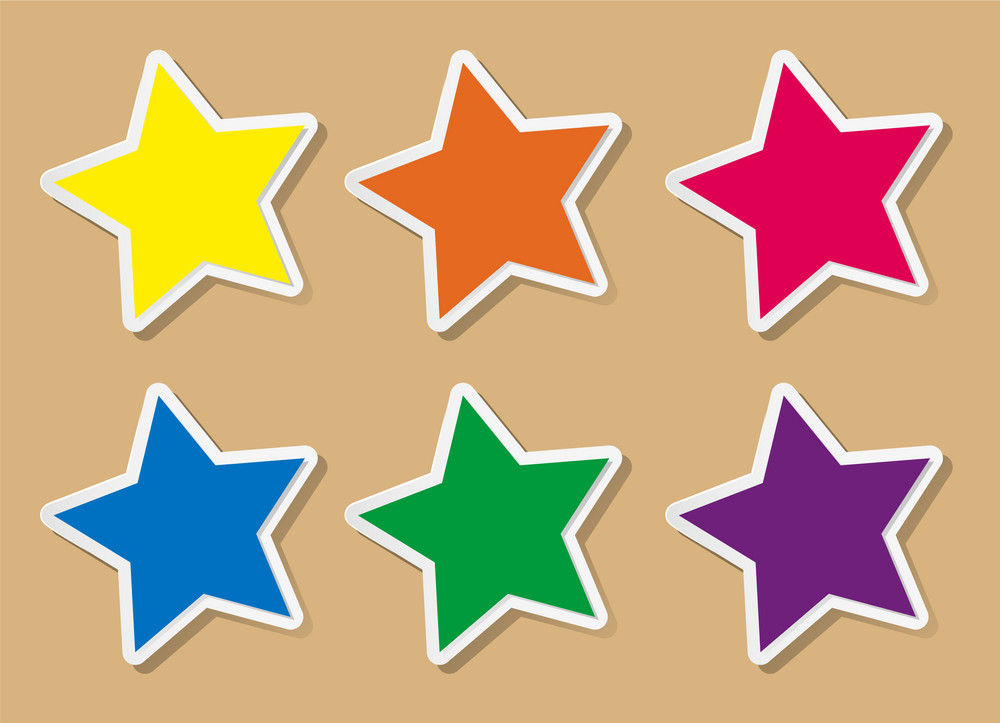
#> input picture src/image.png, 1000 x 723 px, found by its file name
$ python ex1_g.py
#> lines starting #> are read from the running program, lines starting #| are printed output that depends on the picture; after the words box and inside, x2 and y2 are one past the last pixel; in counts of white or black regions, pixels touching at a corner belong together
### src/insert.py
import cv2
def insertID(image,ID):

    # image = cv2.imread(path)


    # font
    font = cv2.FONT_HERSHEY_SIMPLEX

    # org
    org = (5,30)

    # fontScale
    fontScale = 1

    # Blue color in BGR
    color = (255, 0 ,0)

    # Line thickness of 2 px
    thickness = 1

    # Using cv2.putText() method
    image = cv2.putText(image, ID, org, font,
                    fontScale, color, thickness, cv2.LINE_AA)
    return image

### src/ex1_g.py
import cv2
import numpy as np
import insert
# Let's load a simple image with 3 black squares
image = cv2.imread("src/image.png")
#> image is the input picture: shape (723, 1000, 3); mean B, G, R 127.2, 167.4, 198.8
cv2.waitKey(0)

# Grayscale
gray = cv2.cvtColor(image, cv2.COLOR_BGR2GRAY)
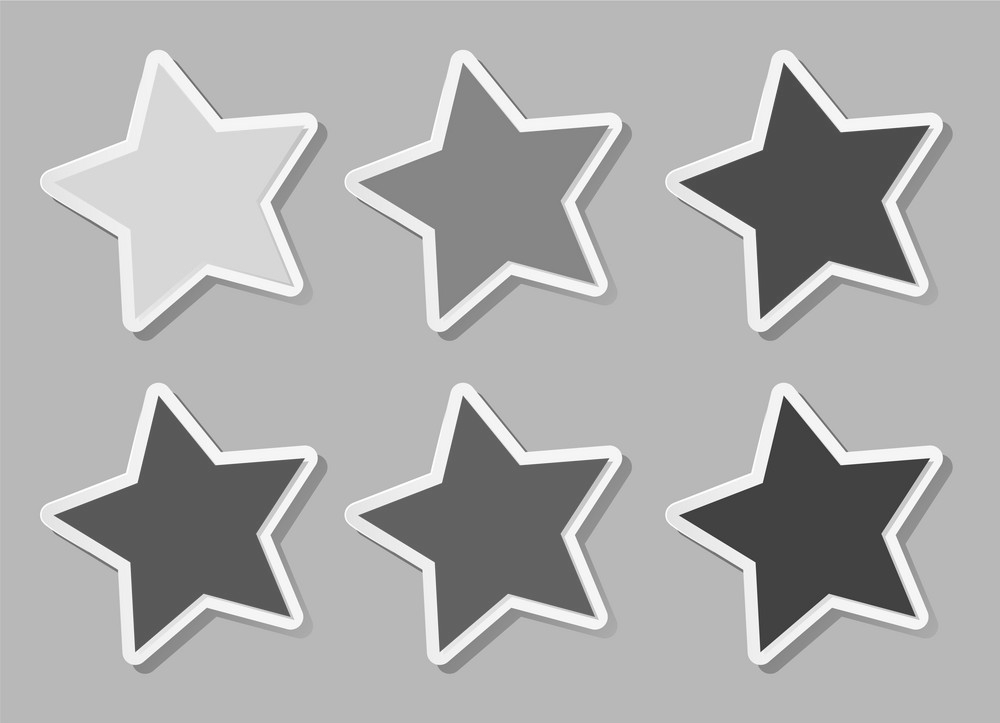
#> gray: shape (723, 1000); min 42, max 255, mean 172.1

# Find Canny edges
edged = cv2.Canny(gray, 30, 200)
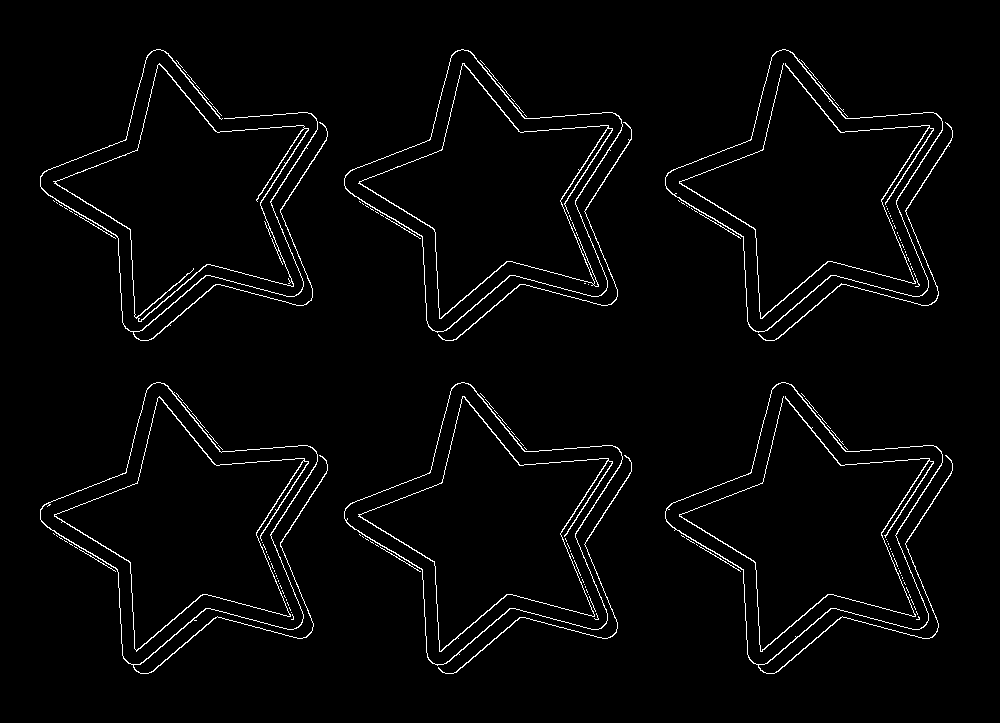
#> edged: shape (723, 1000); 2.4% white in thin lines or dots, all inside (x1, y1, x2, y2) = (40, 49, 953, 674)

# Finding Contours
# Use a copy of the image e.g. edged.copy()
# since findContours alters the image
contours, hierarchy = cv2.findContours(edged,
	cv2.RETR_EXTERNAL, cv2.CHAIN_APPROX_NONE)
#> contours = 89 contours, 79 with area under 20; largest, box (x1, y1, x2, y2) and area: (40, 382, 328, 674) 39364, (665, 382, 953, 674) 39362, (344, 382, 623, 666) 39248, (344, 49, 623, 333) 39244, (665, 49, 943, 333) 39242


print("Number of Contours found = " + str(len(contours)))
#| Number of Contours found = 89


for c in contours:
    x, y, w, h = cv2.boundingRect(c)

    # Make sure contour area is large enough
    if (cv2.contourArea(c)) > 10000:
        cv2.rectangle(image, (x, y), (x + w, y + h), (0, 255, 0), 5)
#> this loop made 89 passes
#> (x, y, w, h) on passes 1, 2, 3, 4, 6, 7, 8, 9, 10, 11, 12, 14: (79, 549, 37, 23), (380, 547, 41, 25), (699, 546, 42, 26), (74, 546, 4, 3), (375, 544, 4, 3), (69, 543, 4, 3), (370, 541, 4, 3), (64, 540, 4, 3), (686, 538, 9, 6), (365, 538, 4, 3), (59, 537, 4, 3), (681, 535, 4, 3)
#> (c, x, y, w, h) on passes 5, 13, 15, 16, 17, 19: ([[696, 544], [697, 545]], 696, 544, 2, 2), ([[362, 536], [363, 537]], 362, 536, 2, 2), ([[56, 535], [57, 536]], 56, 535, 2, 2), ([[359, 534], [360, 535]], 359, 534, 2, 2), ([[53, 533], [54, 534]], 53, 533, 2, 2), ([[524, 447], [525, 448], [526, 449], [525, 448]], 524, 447, 3, 3)
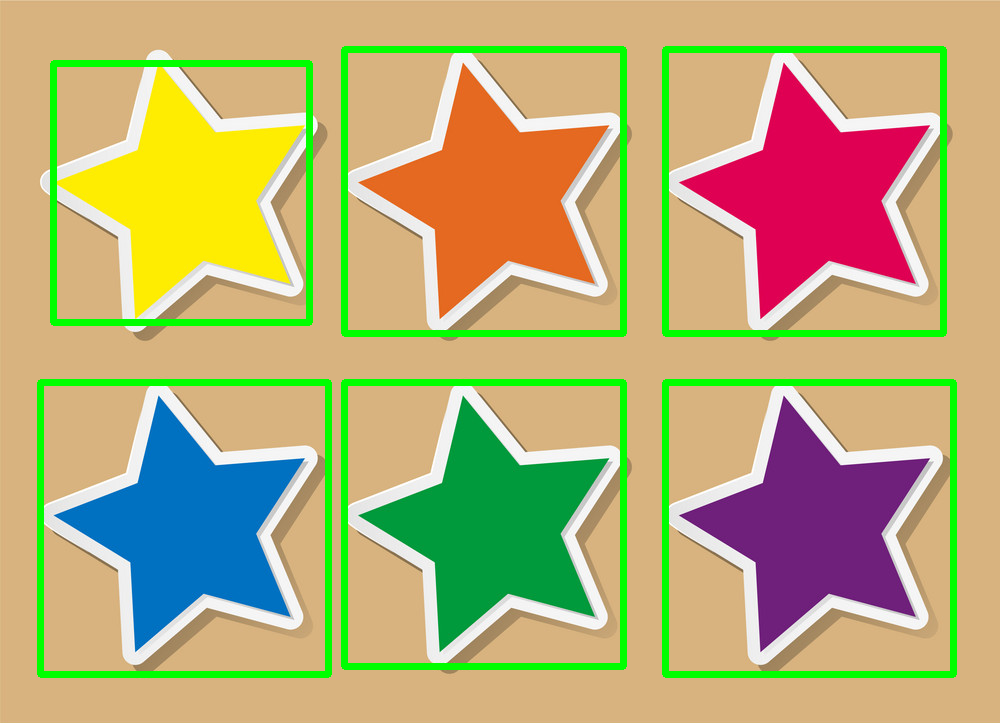
#> image: shape (723, 1000, 3); 6.5% of pixels changed, all inside (x1, y1, x2, y2) = (37, 46, 957, 678)

insert.insertID(image,"51900640-51900777")
#> in insertID, `font = cv2.FONT_HERSHEY_SIMPLEX`: font = 0
#> in insertID, `image = cv2.putText(image, ID, org, font, fontScale, color, thickness,..`:
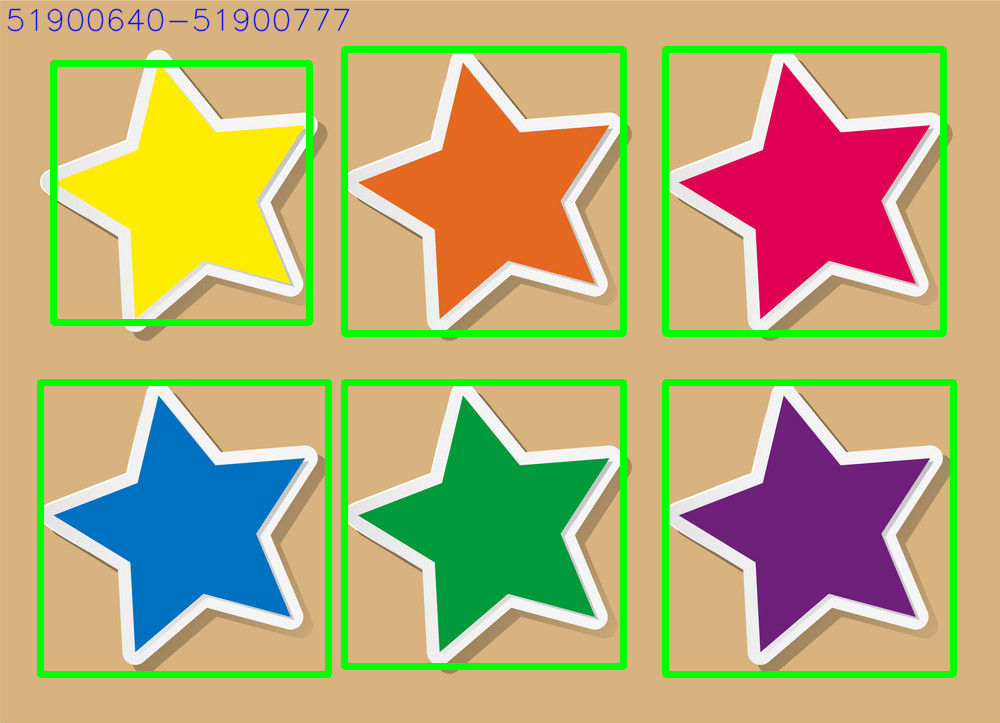
#> image: shape (723, 1000, 3); 0.32% of pixels changed, all inside (x1, y1, x2, y2) = (7, 8, 350, 32)
filename = "./output/ex1_g/"+"image"+".png"
cv2.imwrite(filename,image)
